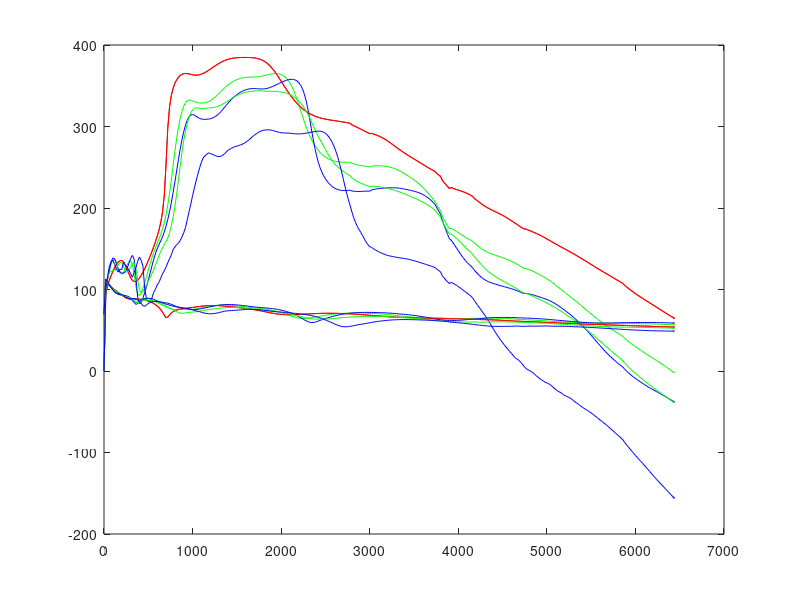

The MATLAB script that drew this image:
clear all
 A03=[   0.0     69.27      0.00
   20.0    111.06     94.22
   40.0    107.12    104.90
   60.0    104.85    111.15
   80.0    102.99    116.96
  100.0    101.29    122.26
  120.0     99.66    126.94
  140.0     98.04    130.84
  160.0     96.41    133.77
  180.0     94.76    135.45
  200.0     93.12    135.57
  220.0     91.56    133.86
  240.0     90.17    130.23
  260.0     89.09    125.11
  280.0     88.42    119.49
  300.0     88.11    114.60
  320.0     88.07    111.28
  340.0     88.14    109.79
  360.0     88.22    109.94
  380.0     88.24    111.43
  400.0     88.17    113.97
  420.0     87.98    117.29
  440.0     87.68    121.22
  460.0     87.24    125.61
  480.0     86.68    130.36
  500.0     85.97    135.42
  520.0     85.11    140.74
  540.0     84.09    146.31
  560.0     82.89    152.16
  580.0     81.47    158.38
  600.0     79.79    165.11
  620.0     77.79    172.71
  640.0     75.35    181.90
  660.0     72.34    194.42
  680.0     68.65    214.89
  700.0     65.45    252.83
  720.0     66.18    297.89
  740.0     68.94    324.18
  760.0     71.24    338.18
  780.0     72.90    346.85
  800.0     74.10    352.83
  820.0     74.96    357.17
  840.0     75.59    360.33
  860.0     76.06    362.57
  880.0     76.41    364.03
  900.0     76.69    364.82
  920.0     76.94    365.08
  940.0     77.18    364.92
  960.0     77.42    364.51
  980.0     77.69    363.99
 1000.0     77.98    363.50
 1020.0     78.29    363.16
 1040.0     78.61    363.03
 1060.0     78.92    363.17
 1080.0     79.22    363.59
 1100.0     79.50    364.27
 1120.0     79.74    365.18
 1140.0     79.95    366.29
 1160.0     80.12    367.55
 1180.0     80.25    368.93
 1200.0     80.34    370.38
 1220.0     80.38    371.87
 1240.0     80.39    373.37
 1260.0     80.35    374.83
 1280.0     80.28    376.23
 1300.0     80.17    377.56
 1320.0     80.04    378.79
 1340.0     79.88    379.90
 1360.0     79.70    380.88
 1380.0     79.49    381.73
 1400.0     79.28    382.46
 1420.0     79.05    383.05
 1440.0     78.81    383.53
 1460.0     78.57    383.90
 1480.0     78.33    384.18
 1500.0     78.08    384.39
 1520.0     77.82    384.53
 1540.0     77.57    384.63
 1560.0     77.31    384.69
 1580.0     77.04    384.72
 1600.0     76.76    384.73
 1620.0     76.47    384.71
 1640.0     76.17    384.65
 1660.0     75.85    384.55
 1680.0     75.52    384.37
 1700.0     75.16    384.12
 1720.0     74.79    383.75
 1740.0     74.40    383.24
 1760.0     74.00    382.57
 1780.0     73.57    381.71
 1800.0     73.14    380.63
 1820.0     72.70    379.30
 1840.0     72.25    377.70
 1860.0     71.81    375.82
 1880.0     71.38    373.65
 1900.0     70.97    371.19
 1920.0     70.58    368.46
 1940.0     70.23    365.48
 1960.0     69.93    362.31
 1980.0     69.66    358.98
 2000.0     69.45    355.56
 2020.0     69.28    352.11
 2040.0     69.17    348.69
 2060.0     69.09    345.33
 2080.0     69.06    342.08
 2100.0     69.06    338.97
 2120.0     69.10    336.02
 2140.0     69.15    333.24
 2160.0     69.23    330.64
 2180.0     69.32    328.21
 2200.0     69.42    325.96
 2220.0     69.54    323.89
 2240.0     69.65    321.99
 2260.0     69.78    320.25
 2280.0     69.90    318.66
 2300.0     70.02    317.23
 2320.0     70.14    315.94
 2340.0     70.25    314.78
 2360.0     70.35    313.76
 2380.0     70.44    312.82
 2400.0     70.53    311.99
 2420.0     70.61    311.25
 2440.0     70.68    310.60
 2460.0     70.73    310.02
 2480.0     70.77    309.51
 2500.0     70.81    309.05
 2520.0     70.82    308.63
 2540.0     70.83    308.24
 2560.0     70.82    307.88
 2580.0     70.80    307.54
 2600.0     70.77    307.21
 2620.0     70.73    306.88
 2640.0     70.68    306.54
 2660.0     70.62    306.21
 2680.0     70.54    305.86
 2700.0     70.46    305.50
 2720.0     70.37    305.13
 2740.0     70.28    304.73
 2760.0     70.17    304.32
 2780.0     70.06    303.88
 2800.0     70.02    301.94
 2820.0     69.85    300.95
 2840.0     69.68    299.92
 2860.0     69.52    298.86
 2880.0     69.36    297.78
 2900.0     69.20    296.70
 2920.0     69.05    295.61
 2940.0     68.89    294.52
 2960.0     68.74    293.42
 2980.0     68.58    292.32
 3000.0     68.41    291.20
 3020.0     68.16    291.57
 3040.0     68.03    290.86
 3060.0     67.88    290.12
 3080.0     67.72    289.31
 3100.0     67.56    288.42
 3120.0     67.38    287.43
 3140.0     67.20    286.34
 3160.0     67.02    285.13
 3180.0     66.85    283.81
 3200.0     66.68    282.40
 3220.0     66.53    280.90
 3240.0     66.38    279.34
 3260.0     66.25    277.74
 3280.0     66.14    276.12
 3300.0     66.03    274.50
 3320.0     65.94    272.91
 3340.0     65.86    271.34
 3360.0     65.79    269.82
 3380.0     65.72    268.34
 3400.0     65.66    266.90
 3420.0     65.59    265.50
 3440.0     65.53    264.14
 3460.0     65.47    262.79
 3480.0     65.40    261.46
 3500.0     65.34    260.13
 3520.0     65.28    258.81
 3540.0     65.21    257.48
 3560.0     65.15    256.15
 3580.0     65.09    254.82
 3600.0     65.03    253.48
 3620.0     64.98    252.15
 3640.0     64.93    250.83
 3660.0     64.89    249.53
 3680.0     64.85    248.25
 3700.0     64.81    247.00
 3720.0     64.78    245.78
 3740.0     64.74    244.60
 3760.0     64.78    241.98
 3780.0     64.71    240.36
 3800.0     64.64    238.78
 3820.0     64.74    233.91
 3840.0     64.58    231.29
 3860.0     64.45    228.72
 3880.0     64.35    226.24
 3900.0     64.27    223.89
 3920.0     64.05    225.17
 3940.0     64.11    224.19
 3960.0     64.14    223.36
 3980.0     64.15    222.63
 4000.0     64.13    221.94
 4020.0     64.09    221.24
 4040.0     64.03    220.51
 4060.0     63.95    219.72
 4080.0     63.86    218.84
 4100.0     63.76    217.87
 4120.0     63.66    216.81
 4140.0     63.56    215.66
 4160.0     63.46    214.45
 4180.0     63.44    211.90
 4200.0     63.33    210.18
 4220.0     63.23    208.46
 4240.0     63.15    206.78
 4260.0     63.09    205.16
 4280.0     63.03    203.63
 4300.0     62.99    202.21
 4320.0     62.94    200.89
 4340.0     62.89    199.66
 4360.0     62.84    198.51
 4380.0     62.77    197.43
 4400.0     62.70    196.38
 4420.0     62.61    195.35
 4440.0     62.51    194.31
 4460.0     62.40    193.25
 4480.0     62.28    192.15
 4500.0     62.15    191.00
 4520.0     62.02    189.79
 4540.0     61.89    188.52
 4560.0     61.76    187.19
 4580.0     61.64    185.81
 4600.0     61.51    184.39
 4620.0     61.40    182.95
 4640.0     61.29    181.48
 4660.0     61.19    180.02
 4680.0     61.09    178.57
 4700.0     61.00    177.13
 4720.0     60.91    175.72
 4740.0     60.82    174.33
 4760.0     60.67    174.29
 4780.0     60.62    173.37
 4800.0     60.56    172.48
 4820.0     60.49    171.60
 4840.0     60.41    170.71
 4860.0     60.32    169.79
 4880.0     60.22    168.84
 4900.0     60.12    167.84
 4920.0     60.01    166.79
 4940.0     59.90    165.69
 4960.0     59.79    164.54
 4980.0     59.69    163.35
 5000.0     59.58    162.12
 5020.0     59.48    160.88
 5040.0     59.39    159.62
 5060.0     59.30    158.36
 5080.0     59.21    157.10
 5100.0     59.12    155.86
 5120.0     59.04    154.63
 5140.0     58.96    153.42
 5160.0     58.87    152.22
 5180.0     58.79    151.04
 5200.0     58.70    149.86
 5220.0     58.61    148.69
 5240.0     58.52    147.51
 5260.0     58.42    146.32
 5280.0     58.32    145.12
 5300.0     58.22    143.90
 5320.0     58.12    142.66
 5340.0     58.02    141.39
 5360.0     57.92    140.10
 5380.0     57.83    138.80
 5400.0     57.73    137.47
 5420.0     57.64    136.13
 5440.0     57.54    134.78
 5460.0     57.46    133.42
 5480.0     57.37    132.06
 5500.0     57.29    130.71
 5520.0     57.21    129.35
 5540.0     57.13    128.01
 5560.0     57.06    126.68
 5580.0     56.98    125.35
 5600.0     56.91    124.04
 5620.0     56.84    122.73
 5640.0     56.77    121.43
 5660.0     56.69    120.14
 5680.0     56.62    118.85
 5700.0     56.55    117.57
 5720.0     56.47    116.29
 5740.0     56.40    115.01
 5760.0     56.33    113.72
 5780.0     56.26    112.44
 5800.0     56.19    111.17
 5820.0     56.12    109.89
 5840.0     56.05    108.63
 5860.0     55.98    107.37
 5880.0     55.97    104.82
 5900.0     55.86    103.14
 5920.0     55.76    101.45
 5940.0     55.67     99.78
 5960.0     55.59     98.14
 5980.0     55.52     96.53
 6000.0     55.45     94.97
 6020.0     55.38     93.45
 6040.0     55.32     91.98
 6060.0     55.25     90.54
 6080.0     55.18     89.14
 6100.0     55.11     87.76
 6120.0     55.04     86.39
 6140.0     54.97     85.04
 6160.0     54.89     83.68
 6180.0     54.81     82.32
 6200.0     54.73     80.95
 6220.0     54.65     79.58
 6240.0     54.56     78.19
 6260.0     54.48     76.80
 6280.0     54.41     75.41
 6300.0     54.33     74.01
 6320.0     54.26     72.62
 6340.0     54.18     71.24
 6360.0     54.11     69.87
 6380.0     54.04     68.52
 6400.0     53.97     67.19
 6420.0     53.91     65.87
 6440.0     53.84     64.58
 6420.8     53.90     65.82];

 A04=[   0.0     69.27      0.00
   20.0    112.78     99.18
   40.0    108.56    113.42
   60.0    105.68    123.23
   80.0    102.99    131.10
  100.0    100.30    136.11
  120.0     97.65    136.98
  140.0     95.38    132.97
  160.0     93.95    125.94
  180.0     93.41    120.33
  200.0     93.27    118.81
  220.0     93.05    120.91
  240.0     92.52    125.10
  260.0     91.58    129.95
  280.0     90.17    133.99
  300.0     88.32    135.35
  320.0     86.19    131.24
  340.0     84.52    119.21
  360.0     84.41    103.68
  380.0     85.60     94.24
  400.0     86.97     92.52
  420.0     88.02     95.66
  440.0     88.66    101.40
  460.0     88.92    108.46
  480.0     88.86    116.10
  500.0     88.51    123.85
  520.0     87.92    131.39
  540.0     87.13    138.50
  560.0     86.18    145.02
  580.0     85.14    150.94
  600.0     84.05    156.37
  620.0     82.96    161.65
  640.0     81.90    167.26
  660.0     80.88    173.76
  680.0     79.86    181.71
  700.0     78.83    191.53
  720.0     77.80    203.55
  740.0     76.82    217.87
  760.0     76.00    234.23
  780.0     75.44    251.78
  800.0     75.18    269.15
  820.0     75.16    285.06
  840.0     75.26    298.71
  860.0     75.37    309.88
  880.0     75.42    318.59
  900.0     75.39    325.00
  920.0     75.33    329.28
  940.0     75.27    331.66
  960.0     75.27    332.51
  980.0     75.37    332.29
 1000.0     75.58    331.50
 1020.0     75.89    330.57
 1040.0     76.27    329.76
 1060.0     76.68    329.19
 1080.0     77.10    328.86
 1100.0     77.53    328.76
 1120.0     77.95    328.86
 1140.0     78.37    329.18
 1160.0     78.78    329.73
 1180.0     79.17    330.55
 1200.0     79.55    331.65
 1220.0     79.90    333.05
 1240.0     80.20    334.71
 1260.0     80.46    336.59
 1280.0     80.67    338.64
 1300.0     80.81    340.79
 1320.0     80.90    342.97
 1340.0     80.93    345.13
 1360.0     80.92    347.21
 1380.0     80.85    349.17
 1400.0     80.75    350.98
 1420.0     80.61    352.63
 1440.0     80.45    354.11
 1460.0     80.26    355.41
 1480.0     80.06    356.55
 1500.0     79.84    357.53
 1520.0     79.60    358.35
 1540.0     79.36    359.02
 1560.0     79.12    359.55
 1580.0     78.87    359.94
 1600.0     78.63    360.21
 1620.0     78.38    360.38
 1640.0     78.15    360.49
 1660.0     77.92    360.56
 1680.0     77.70    360.64
 1700.0     77.48    360.75
 1720.0     77.26    360.92
 1740.0     77.03    361.17
 1760.0     76.79    361.49
 1780.0     76.54    361.89
 1800.0     76.26    362.34
 1820.0     75.95    362.84
 1840.0     75.61    363.34
 1860.0     75.24    363.82
 1880.0     74.83    364.25
 1900.0     74.39    364.60
 1920.0     73.90    364.83
 1940.0     73.38    364.90
 1960.0     72.81    364.77
 1980.0     72.21    364.39
 2000.0     71.56    363.71
 2020.0     70.88    362.65
 2040.0     70.16    361.15
 2060.0     69.41    359.13
 2080.0     68.65    356.51
 2100.0     67.89    353.23
 2120.0     67.15    349.22
 2140.0     66.46    344.47
 2160.0     65.84    339.02
 2180.0     65.32    332.95
 2200.0     64.92    326.45
 2220.0     64.67    319.72
 2240.0     64.55    313.00
 2260.0     64.56    306.49
 2280.0     64.67    300.34
 2300.0     64.88    294.65
 2320.0     65.15    289.46
 2340.0     65.46    284.77
 2360.0     65.82    280.73
 2380.0     66.17    276.99
 2400.0     66.54    273.62
 2420.0     66.92    270.62
 2440.0     67.31    268.01
 2460.0     67.69    265.77
 2480.0     68.07    263.87
 2500.0     68.42    262.28
 2520.0     68.76    260.94
 2540.0     69.07    259.84
 2560.0     69.37    258.92
 2580.0     69.64    258.18
 2600.0     69.89    257.59
 2620.0     70.11    257.12
 2640.0     70.32    256.76
 2660.0     70.50    256.50
 2680.0     70.66    256.31
 2700.0     70.79    256.19
 2720.0     70.91    256.13
 2740.0     71.01    256.10
 2760.0     71.08    256.10
 2780.0     71.14    256.11
 2800.0     71.21    254.74
 2820.0     71.19    254.11
 2840.0     71.18    253.52
 2860.0     71.16    252.98
 2880.0     71.15    252.53
 2900.0     71.12    252.14
 2920.0     71.07    251.79
 2940.0     71.02    251.46
 2960.0     70.94    251.13
 2980.0     70.86    250.76
 3000.0     70.76    250.37
 3020.0     70.62    251.38
 3040.0     70.55    251.59
 3060.0     70.45    251.76
 3080.0     70.33    251.86
 3100.0     70.19    251.88
 3120.0     70.04    251.81
 3140.0     69.87    251.66
 3160.0     69.69    251.43
 3180.0     69.50    251.14
 3200.0     69.30    250.77
 3220.0     69.09    250.33
 3240.0     68.87    249.80
 3260.0     68.63    249.16
 3280.0     68.39    248.40
 3300.0     68.15    247.52
 3320.0     67.91    246.52
 3340.0     67.67    245.40
 3360.0     67.43    244.20
 3380.0     67.20    242.92
 3400.0     66.98    241.60
 3420.0     66.76    240.24
 3440.0     66.54    238.85
 3460.0     66.32    237.43
 3480.0     66.09    235.95
 3500.0     65.86    234.41
 3520.0     65.63    232.79
 3540.0     65.39    231.06
 3560.0     65.16    229.22
 3580.0     64.93    227.25
 3600.0     64.70    225.16
 3620.0     64.48    222.94
 3640.0     64.28    220.60
 3660.0     64.09    218.14
 3680.0     63.91    215.57
 3700.0     63.76    212.91
 3720.0     63.64    210.17
 3740.0     63.54    207.39
 3760.0     63.50    203.23
 3780.0     63.42    199.80
 3800.0     63.39    196.43
 3820.0     63.47    190.10
 3840.0     63.42    185.63
 3860.0     63.45    181.52
 3880.0     63.52    177.86
 3900.0     63.62    174.63
 3920.0     63.64    175.00
 3940.0     63.82    173.75
 3960.0     63.95    172.55
 3980.0     64.03    171.26
 4000.0     64.09    169.85
 4020.0     64.15    168.34
 4040.0     64.21    166.81
 4060.0     64.29    165.32
 4080.0     64.37    163.95
 4100.0     64.45    162.70
 4120.0     64.51    161.56
 4140.0     64.56    160.48
 4160.0     64.58    159.40
 4180.0     64.63    157.06
 4200.0     64.60    155.30
 4220.0     64.59    153.52
 4240.0     64.61    151.78
 4260.0     64.65    150.16
 4280.0     64.70    148.69
 4300.0     64.75    147.40
 4320.0     64.80    146.27
 4340.0     64.84    145.27
 4360.0     64.86    144.37
 4380.0     64.86    143.54
 4400.0     64.85    142.75
 4420.0     64.82    141.98
 4440.0     64.78    141.22
 4460.0     64.73    140.47
 4480.0     64.66    139.72
 4500.0     64.59    138.96
 4520.0     64.50    138.19
 4540.0     64.39    137.38
 4560.0     64.28    136.53
 4580.0     64.15    135.62
 4600.0     64.02    134.64
 4620.0     63.88    133.57
 4640.0     63.74    132.43
 4660.0     63.60    131.22
 4680.0     63.47    129.95
 4700.0     63.34    128.65
 4720.0     63.21    127.33
 4740.0     63.09    125.99
 4760.0     62.93    125.90
 4780.0     62.85    125.13
 4800.0     62.75    124.34
 4820.0     62.63    123.47
 4840.0     62.50    122.51
 4860.0     62.36    121.47
 4880.0     62.23    120.36
 4900.0     62.10    119.22
 4920.0     61.97    118.06
 4940.0     61.83    116.88
 4960.0     61.69    115.69
 4980.0     61.54    114.46
 5000.0     61.38    113.16
 5020.0     61.22    111.78
 5040.0     61.06    110.30
 5060.0     60.90    108.73
 5080.0     60.75    107.07
 5100.0     60.62    105.34
 5120.0     60.49    103.59
 5140.0     60.37    101.83
 5160.0     60.26    100.07
 5180.0     60.16     98.34
 5200.0     60.06     96.62
 5220.0     59.97     94.91
 5240.0     59.87     93.19
 5260.0     59.77     91.47
 5280.0     59.68     89.73
 5300.0     59.59     87.96
 5320.0     59.50     86.19
 5340.0     59.42     84.40
 5360.0     59.34     82.61
 5380.0     59.27     80.81
 5400.0     59.20     79.02
 5420.0     59.14     77.22
 5440.0     59.07     75.43
 5460.0     59.01     73.62
 5480.0     58.96     71.82
 5500.0     58.91     70.01
 5520.0     58.87     68.21
 5540.0     58.84     66.43
 5560.0     58.81     64.67
 5580.0     58.79     62.94
 5600.0     58.77     61.26
 5620.0     58.75     59.61
 5640.0     58.74     58.01
 5660.0     58.73     56.44
 5680.0     58.71     54.92
 5700.0     58.70     53.42
 5720.0     58.69     52.01
 5740.0     58.67     50.58
 5760.0     58.65     49.15
 5780.0     58.62     47.74
 5800.0     58.60     46.36
 5820.0     58.58     45.00
 5840.0     58.56     43.68
 5860.0     58.54     42.39
 5880.0     58.53     39.90
 5900.0     58.46     38.07
 5920.0     58.40     36.28
 5940.0     58.35     34.55
 5960.0     58.31     32.91
 5980.0     58.27     31.34
 6000.0     58.23     29.83
 6020.0     58.18     28.35
 6040.0     58.13     26.88
 6060.0     58.07     25.41
 6080.0     58.01     23.94
 6100.0     57.96     22.48
 6120.0     57.90     21.03
 6140.0     57.85     19.61
 6160.0     57.79     18.22
 6180.0     57.72     16.85
 6200.0     57.66     15.50
 6220.0     57.58     14.14
 6240.0     57.50     12.77
 6260.0     57.41     11.36
 6280.0     57.32      9.92
 6300.0     57.24      8.43
 6320.0     57.15      6.92
 6340.0     57.07      5.39
 6360.0     56.99      3.85
 6380.0     56.92      2.32
 6400.0     56.84      0.79
 6420.0     56.77     -0.73
 6440.0     56.70     -2.23
 6420.8     56.77     -0.79];

 A05=[   0.0     69.27      0.00
   20.0    112.96     96.15
   40.0    108.99    111.85
   60.0    106.16    123.85
   80.0    103.28    133.54
  100.0    100.24    138.84
  120.0     97.36    137.89
  140.0     95.25    131.74
  160.0     94.14    125.34
  180.0     93.53    121.69
  200.0     93.07    120.13
  220.0     92.73    119.95
  240.0     92.42    121.71
  260.0     91.98    125.77
  280.0     91.16    131.70
  300.0     89.70    137.99
  320.0     87.40    141.85
  340.0     84.23    137.36
  360.0     81.72    115.46
  380.0     82.84     90.52
  400.0     85.27     82.65
  420.0     87.07     84.37
  440.0     88.21     89.64
  460.0     88.88     96.31
  480.0     89.23    103.71
  500.0     89.30    111.64
  520.0     89.12    119.95
  540.0     88.67    128.34
  560.0     87.98    136.38
  580.0     87.08    143.63
  600.0     86.07    149.78
  620.0     85.06    154.90
  640.0     84.15    159.52
  660.0     83.37    164.44
  680.0     82.68    170.31
  700.0     82.03    177.44
  720.0     81.38    185.86
  740.0     80.74    195.54
  760.0     80.13    206.48
  780.0     79.58    218.62
  800.0     79.10    231.75
  820.0     78.68    245.44
  840.0     78.31    259.09
  860.0     77.95    272.03
  880.0     77.60    283.69
  900.0     77.22    293.63
  920.0     76.82    301.65
  940.0     76.41    307.68
  960.0     76.03    311.78
  980.0     75.69    314.06
 1000.0     75.45    314.68
 1020.0     75.35    314.00
 1040.0     75.44    312.58
 1060.0     75.71    311.04
 1080.0     76.09    309.85
 1100.0     76.53    309.16
 1120.0     76.98    308.87
 1140.0     77.42    308.81
 1160.0     77.85    308.89
 1180.0     78.29    309.10
 1200.0     78.73    309.51
 1220.0     79.17    310.18
 1240.0     79.61    311.16
 1260.0     80.03    312.47
 1280.0     80.42    314.12
 1300.0     80.77    316.08
 1320.0     81.07    318.31
 1340.0     81.31    320.76
 1360.0     81.48    323.35
 1380.0     81.59    325.98
 1400.0     81.63    328.56
 1420.0     81.61    331.04
 1440.0     81.54    333.37
 1460.0     81.42    335.50
 1480.0     81.27    337.43
 1500.0     81.09    339.16
 1520.0     80.89    340.69
 1540.0     80.67    342.03
 1560.0     80.43    343.19
 1580.0     80.18    344.18
 1600.0     79.92    345.01
 1620.0     79.65    345.67
 1640.0     79.38    346.14
 1660.0     79.10    346.44
 1680.0     78.83    346.56
 1700.0     78.58    346.53
 1720.0     78.34    346.41
 1740.0     78.12    346.24
 1760.0     77.92    346.10
 1780.0     77.74    346.04
 1800.0     77.57    346.11
 1820.0     77.40    346.35
 1840.0     77.22    346.77
 1860.0     77.03    347.35
 1880.0     76.81    348.09
 1900.0     76.56    348.95
 1920.0     76.28    349.90
 1940.0     75.95    350.92
 1960.0     75.59    351.96
 1980.0     75.18    353.02
 2000.0     74.72    354.06
 2020.0     74.22    355.05
 2040.0     73.66    355.96
 2060.0     73.04    356.75
 2080.0     72.37    357.39
 2100.0     71.62    357.82
 2120.0     70.81    357.96
 2140.0     69.92    357.75
 2160.0     68.95    357.06
 2180.0     67.90    355.77
 2200.0     66.77    353.71
 2220.0     65.56    350.65
 2240.0     64.30    346.31
 2260.0     63.01    340.38
 2280.0     61.76    332.53
 2300.0     60.66    322.58
 2320.0     59.86    310.74
 2340.0     59.47    297.88
 2360.0     59.52    285.47
 2380.0     59.90    273.95
 2400.0     60.54    264.09
 2420.0     61.29    255.95
 2440.0     62.09    249.33
 2460.0     62.88    243.93
 2480.0     63.64    239.48
 2500.0     64.37    235.78
 2520.0     65.06    232.67
 2540.0     65.71    230.06
 2560.0     66.33    227.88
 2580.0     66.92    226.08
 2600.0     67.48    224.63
 2620.0     68.00    223.49
 2640.0     68.50    222.64
 2660.0     68.95    222.03
 2680.0     69.37    221.63
 2700.0     69.76    221.43
 2720.0     70.11    221.38
 2740.0     70.43    221.46
 2760.0     70.71    221.65
 2780.0     70.96    221.91
 2800.0     71.21    220.85
 2820.0     71.35    220.60
 2840.0     71.49    220.42
 2860.0     71.61    220.32
 2880.0     71.72    220.30
 2900.0     71.81    220.36
 2920.0     71.87    220.45
 2940.0     71.91    220.56
 2960.0     71.92    220.65
 2980.0     71.92    220.70
 3000.0     71.90    220.70
 3020.0     71.83    222.09
 3040.0     71.83    222.62
 3060.0     71.81    223.10
 3080.0     71.76    223.50
 3100.0     71.70    223.83
 3120.0     71.62    224.08
 3140.0     71.54    224.28
 3160.0     71.44    224.43
 3180.0     71.34    224.56
 3200.0     71.22    224.66
 3220.0     71.09    224.75
 3240.0     70.95    224.81
 3260.0     70.79    224.83
 3280.0     70.62    224.79
 3300.0     70.43    224.68
 3320.0     70.24    224.49
 3340.0     70.04    224.22
 3360.0     69.83    223.89
 3380.0     69.62    223.50
 3400.0     69.41    223.07
 3420.0     69.18    222.62
 3440.0     68.96    222.16
 3460.0     68.72    221.67
 3480.0     68.46    221.16
 3500.0     68.19    220.61
 3520.0     67.91    220.00
 3540.0     67.61    219.30
 3560.0     67.29    218.50
 3580.0     66.95    217.58
 3600.0     66.60    216.52
 3620.0     66.24    215.31
 3640.0     65.87    213.93
 3660.0     65.49    212.38
 3680.0     65.10    210.62
 3700.0     64.70    208.65
 3720.0     64.30    206.44
 3740.0     63.91    203.96
 3760.0     63.57    199.88
 3780.0     63.16    196.15
 3800.0     62.80    192.12
 3820.0     62.57    184.77
 3840.0     62.23    178.87
 3860.0     62.02    173.04
 3880.0     61.91    167.46
 3900.0     61.86    162.23
 3920.0     61.78    160.55
 3940.0     61.90    157.30
 3960.0     62.00    154.15
 3980.0     62.08    150.94
 4000.0     62.17    147.67
 4020.0     62.29    144.39
 4040.0     62.45    141.22
 4060.0     62.63    138.25
 4080.0     62.84    135.55
 4100.0     63.05    133.13
 4120.0     63.25    130.94
 4140.0     63.43    128.91
 4160.0     63.61    126.98
 4180.0     63.80    123.89
 4200.0     63.92    121.49
 4220.0     64.07    119.17
 4240.0     64.24    116.99
 4260.0     64.43    115.03
 4280.0     64.63    113.33
 4300.0     64.83    111.89
 4320.0     65.01    110.67
 4340.0     65.18    109.64
 4360.0     65.32    108.75
 4380.0     65.44    107.95
 4400.0     65.53    107.23
 4420.0     65.61    106.54
 4440.0     65.67    105.88
 4460.0     65.71    105.23
 4480.0     65.74    104.61
 4500.0     65.75    104.00
 4520.0     65.75    103.41
 4540.0     65.74    102.82
 4560.0     65.71    102.22
 4580.0     65.67    101.60
 4600.0     65.61    100.94
 4620.0     65.54    100.22
 4640.0     65.46     99.45
 4660.0     65.38     98.63
 4680.0     65.30     97.75
 4700.0     65.21     96.84
 4720.0     65.13     95.91
 4740.0     65.04     94.97
 4760.0     64.92     95.28
 4780.0     64.87     94.89
 4800.0     64.79     94.49
 4820.0     64.70     94.03
 4840.0     64.59     93.50
 4860.0     64.47     92.90
 4880.0     64.35     92.23
 4900.0     64.22     91.52
 4920.0     64.09     90.79
 4940.0     63.96     90.04
 4960.0     63.81     89.29
 4980.0     63.65     88.51
 5000.0     63.48     87.70
 5020.0     63.30     86.81
 5040.0     63.11     85.83
 5060.0     62.91     84.75
 5080.0     62.70     83.54
 5100.0     62.50     82.23
 5120.0     62.30     80.82
 5140.0     62.10     79.34
 5160.0     61.91     77.81
 5180.0     61.73     76.25
 5200.0     61.55     74.65
 5220.0     61.36     73.04
 5240.0     61.18     71.38
 5260.0     61.00     69.67
 5280.0     60.81     67.89
 5300.0     60.62     66.04
 5320.0     60.44     64.10
 5340.0     60.26     62.09
 5360.0     60.09     60.00
 5380.0     59.92     57.85
 5400.0     59.76     55.64
 5420.0     59.62     53.38
 5440.0     59.48     51.07
 5460.0     59.35     48.71
 5480.0     59.23     46.29
 5500.0     59.12     43.83
 5520.0     59.03     41.33
 5540.0     58.95     38.79
 5560.0     58.89     36.24
 5580.0     58.85     33.70
 5600.0     58.82     31.18
 5620.0     58.81     28.72
 5640.0     58.82     26.31
 5660.0     58.83     23.98
 5680.0     58.86     21.72
 5700.0     58.89     19.54
 5720.0     58.93     17.53
 5740.0     58.97     15.48
 5760.0     59.01     13.48
 5780.0     59.06     11.54
 5800.0     59.11      9.68
 5820.0     59.17      7.92
 5840.0     59.22      6.25
 5860.0     59.27      4.65
 5880.0     59.34      1.92
 5900.0     59.34     -0.12
 5920.0     59.36     -2.11
 5940.0     59.38     -4.00
 5960.0     59.41     -5.79
 5980.0     59.44     -7.49
 6000.0     59.47     -9.10
 6020.0     59.49    -10.65
 6040.0     59.50    -12.15
 6060.0     59.51    -13.63
 6080.0     59.52    -15.09
 6100.0     59.52    -16.52
 6120.0     59.53    -17.91
 6140.0     59.53    -19.26
 6160.0     59.53    -20.56
 6180.0     59.52    -21.81
 6200.0     59.51    -23.02
 6220.0     59.48    -24.21
 6240.0     59.45    -25.39
 6260.0     59.40    -26.58
 6280.0     59.35    -27.78
 6300.0     59.30    -29.01
 6320.0     59.24    -30.27
 6340.0     59.17    -31.55
 6360.0     59.11    -32.85
 6380.0     59.05    -34.15
 6400.0     58.98    -35.46
 6420.0     58.92    -36.76
 6440.0     58.85    -38.06
 6420.8     58.91    -36.81];

A70=A03;
A75=[    0.0     69.27      0.00
   20.0    112.35     98.90
   40.0    107.87    113.58
   60.0    104.66    120.47
   80.0    102.01    123.00
  100.0    100.10    122.87
  120.0     98.81    123.38
  140.0     97.72    126.12
  160.0     96.44    130.14
  180.0     94.83    133.26
  200.0     93.04    133.11
  220.0     91.54    128.76
  240.0     90.84    123.25
  260.0     90.71    121.12
  280.0     90.51    123.25
  300.0     89.85    127.72
  320.0     88.56    131.92
  340.0     86.67    132.66
  360.0     84.62    126.04
  380.0     83.61    111.87
  400.0     84.26     99.81
  420.0     85.44     95.85
  440.0     86.33     97.40
  460.0     86.79    101.34
  480.0     86.90    105.91
  500.0     86.78    110.37
  520.0     86.55    114.68
  540.0     86.26    119.14
  560.0     85.89    124.09
  580.0     85.40    129.61
  600.0     84.72    135.48
  620.0     83.85    141.28
  640.0     82.80    146.57
  660.0     81.66    151.06
  680.0     80.51    154.86
  700.0     79.45    158.61
  720.0     78.47    163.22
  740.0     77.52    169.50
  760.0     76.49    177.91
  780.0     75.33    188.57
  800.0     74.07    201.53
  820.0     72.80    216.70
  840.0     71.72    233.66
  860.0     71.03    251.30
  880.0     70.81    268.01
  900.0     70.96    282.52
  920.0     71.30    294.43
  940.0     71.69    303.92
  960.0     72.01    311.29
  980.0     72.25    316.73
 1000.0     72.40    320.33
 1020.0     72.54    322.26
 1040.0     72.73    322.85
 1060.0     73.00    322.66
 1080.0     73.37    322.25
 1100.0     73.78    322.01
 1120.0     74.20    322.04
 1140.0     74.58    322.26
 1160.0     74.94    322.53
 1180.0     75.26    322.76
 1200.0     75.57    322.96
 1220.0     75.88    323.18
 1240.0     76.19    323.49
 1260.0     76.49    323.96
 1280.0     76.77    324.59
 1300.0     77.03    325.40
 1320.0     77.27    326.35
 1340.0     77.48    327.45
 1360.0     77.65    328.68
 1380.0     77.79    330.02
 1400.0     77.88    331.43
 1420.0     77.94    332.88
 1440.0     77.95    334.30
 1460.0     77.91    335.66
 1480.0     77.85    336.90
 1500.0     77.76    338.02
 1520.0     77.64    339.01
 1540.0     77.51    339.89
 1560.0     77.36    340.67
 1580.0     77.20    341.35
 1600.0     77.03    341.94
 1620.0     76.85    342.45
 1640.0     76.65    342.86
 1660.0     76.45    343.19
 1680.0     76.24    343.44
 1700.0     76.02    343.61
 1720.0     75.80    343.71
 1740.0     75.57    343.74
 1760.0     75.35    343.71
 1780.0     75.12    343.64
 1800.0     74.88    343.55
 1820.0     74.65    343.44
 1840.0     74.41    343.34
 1860.0     74.16    343.24
 1880.0     73.91    343.16
 1900.0     73.64    343.08
 1920.0     73.35    342.99
 1940.0     73.04    342.89
 1960.0     72.72    342.74
 1980.0     72.38    342.53
 2000.0     72.01    342.25
 2020.0     71.63    341.88
 2040.0     71.23    341.40
 2060.0     70.80    340.80
 2080.0     70.36    340.04
 2100.0     69.90    339.12
 2120.0     69.42    338.01
 2140.0     68.92    336.67
 2160.0     68.41    335.10
 2180.0     67.90    333.25
 2200.0     67.37    331.10
 2220.0     66.85    328.62
 2240.0     66.34    325.81
 2260.0     65.84    322.64
 2280.0     65.37    319.13
 2300.0     64.94    315.30
 2320.0     64.55    311.19
 2340.0     64.21    306.84
 2360.0     63.76    301.42
 2380.0     63.66    296.45
 2400.0     63.61    291.91
 2420.0     63.59    287.73
 2440.0     63.58    283.76
 2460.0     63.56    279.83
 2480.0     63.57    275.86
 2500.0     63.62    271.85
 2520.0     63.71    267.88
 2540.0     63.87    264.08
 2560.0     64.07    260.59
 2580.0     64.30    257.47
 2600.0     64.54    254.75
 2620.0     64.78    252.38
 2640.0     65.01    250.30
 2660.0     65.22    248.43
 2680.0     65.41    246.71
 2700.0     65.58    245.09
 2720.0     65.74    243.55
 2740.0     65.90    242.10
 2760.0     66.05    240.73
 2780.0     66.20    239.48
 2800.0     66.39    236.89
 2820.0     66.49    235.29
 2840.0     66.59    233.84
 2860.0     66.69    232.56
 2880.0     66.79    231.42
 2900.0     66.87    230.42
 2920.0     66.93    229.51
 2940.0     66.98    228.66
 2960.0     67.01    227.84
 2980.0     67.03    227.04
 3000.0     67.03    226.25
 3020.0     66.98    226.84
 3040.0     67.02    226.70
 3060.0     67.02    226.55
 3080.0     67.00    226.36
 3100.0     66.95    226.11
 3120.0     66.90    225.79
 3140.0     66.83    225.40
 3160.0     66.75    224.96
 3180.0     66.67    224.47
 3200.0     66.58    223.96
 3220.0     66.48    223.43
 3240.0     66.38    222.88
 3260.0     66.27    222.30
 3280.0     66.15    221.68
 3300.0     66.02    221.02
 3320.0     65.88    220.31
 3340.0     65.74    219.55
 3360.0     65.60    218.73
 3380.0     65.46    217.88
 3400.0     65.31    216.99
 3420.0     65.17    216.09
 3440.0     65.02    215.17
 3460.0     64.87    214.24
 3480.0     64.71    213.31
 3500.0     64.55    212.38
 3520.0     64.38    211.42
 3540.0     64.21    210.43
 3560.0     64.03    209.41
 3580.0     63.83    208.34
 3600.0     63.64    207.20
 3620.0     63.43    206.00
 3640.0     63.22    204.73
 3660.0     63.01    203.38
 3680.0     62.80    201.96
 3700.0     62.58    200.45
 3720.0     62.37    198.86
 3740.0     62.16    197.18
 3760.0     61.99    193.86
 3780.0     61.76    191.42
 3800.0     61.55    188.93
 3820.0     61.43    183.26
 3840.0     61.15    179.27
 3860.0     60.94    175.33
 3880.0     60.79    171.56
 3900.0     60.67    168.02
 3920.0     60.50    167.95
 3940.0     60.51    166.19
 3960.0     60.48    164.47
 3980.0     60.41    162.66
 4000.0     60.33    160.69
 4020.0     60.25    158.55
 4040.0     60.18    156.30
 4060.0     60.13    154.00
 4080.0     60.11    151.75
 4100.0     60.09    149.58
 4120.0     60.09    147.52
 4140.0     60.07    145.54
 4160.0     60.06    143.61
 4180.0     60.07    140.44
 4200.0     60.01    137.95
 4220.0     59.97    135.42
 4240.0     59.95    132.91
 4260.0     59.95    130.46
 4280.0     59.98    128.11
 4300.0     60.03    125.90
 4320.0     60.08    123.84
 4340.0     60.14    121.95
 4360.0     60.20    120.22
 4380.0     60.25    118.62
 4400.0     60.29    117.13
 4420.0     60.32    115.73
 4440.0     60.34    114.40
 4460.0     60.35    113.12
 4480.0     60.34    111.87
 4500.0     60.33    110.65
 4520.0     60.30    109.45
 4540.0     60.27    108.25
 4560.0     60.22    107.06
 4580.0     60.17    105.85
 4600.0     60.11    104.64
 4620.0     60.04    103.40
 4640.0     59.97    102.14
 4660.0     59.90    100.85
 4680.0     59.82     99.54
 4700.0     59.74     98.21
 4720.0     59.66     96.86
 4740.0     59.58     95.50
 4760.0     59.48     95.37
 4780.0     59.44     94.57
 4800.0     59.38     93.76
 4820.0     59.30     92.89
 4840.0     59.22     91.94
 4860.0     59.13     90.93
 4880.0     59.04     89.86
 4900.0     58.95     88.77
 4920.0     58.86     87.67
 4940.0     58.77     86.58
 4960.0     58.67     85.50
 4980.0     58.57     84.44
 5000.0     58.46     83.37
 5020.0     58.34     82.28
 5040.0     58.22     81.15
 5060.0     58.08     79.96
 5080.0     57.95     78.72
 5100.0     57.81     77.42
 5120.0     57.68     76.07
 5140.0     57.54     74.68
 5160.0     57.41     73.26
 5180.0     57.28     71.83
 5200.0     57.16     70.39
 5220.0     57.03     68.94
 5240.0     56.90     67.49
 5260.0     56.77     66.02
 5280.0     56.64     64.52
 5300.0     56.50     63.00
 5320.0     56.37     61.45
 5340.0     56.23     59.86
 5360.0     56.09     58.23
 5380.0     55.96     56.57
 5400.0     55.83     54.88
 5420.0     55.70     53.16
 5440.0     55.57     51.42
 5460.0     55.45     49.65
 5480.0     55.33     47.86
 5500.0     55.21     46.04
 5520.0     55.10     44.20
 5540.0     54.99     42.34
 5560.0     54.88     40.46
 5580.0     54.78     38.56
 5600.0     54.69     36.65
 5620.0     54.60     34.73
 5640.0     54.51     32.81
 5660.0     54.43     30.90
 5680.0     54.36     28.99
 5700.0     54.29     27.09
 5720.0     54.24     25.19
 5740.0     54.18     23.38
 5760.0     54.11     21.57
 5780.0     54.05     19.73
 5800.0     53.99     17.89
 5820.0     53.94     16.03
 5840.0     53.89     14.20
 5860.0     53.85     12.39
 5880.0     53.85      9.37
 5900.0     53.78      7.12
 5920.0     53.73      4.93
 5940.0     53.69      2.83
 5960.0     53.65      0.83
 5980.0     53.62     -1.09
 6000.0     53.58     -2.95
 6020.0     53.54     -4.77
 6040.0     53.49     -6.57
 6060.0     53.45     -8.36
 6080.0     53.40    -10.16
 6100.0     53.36    -11.94
 6120.0     53.32    -13.69
 6140.0     53.28    -15.42
 6160.0     53.25    -17.10
 6180.0     53.21    -18.75
 6200.0     53.17    -20.36
 6220.0     53.12    -21.94
 6240.0     53.07    -23.51
 6260.0     53.02    -25.07
 6280.0     52.97    -26.63
 6300.0     52.91    -28.21
 6320.0     52.85    -29.79
 6340.0     52.79    -31.38
 6360.0     52.73    -32.96
 6380.0     52.67    -34.54
 6400.0     52.62    -36.11
 6420.0     52.56    -37.67
 6440.0     52.51    -39.21
 6420.8     52.56    -37.73]; 

 A80=[    0.0     69.27      0.00
   20.0    112.79    101.06
   40.0    108.90    116.05
   60.0    105.43    128.02
   80.0    102.42    134.18
  100.0     99.13    136.18
  120.0     97.03    130.58
  140.0     95.40    124.84
  160.0     95.38    121.30
  180.0     94.39    124.89
  200.0     94.05    124.46
  220.0     92.83    133.66
  240.0     90.67    129.74
  260.0     90.07    127.08
  280.0     88.97    123.98
  300.0     88.46    119.43
  320.0     88.73    115.07
  340.0     89.13    120.72
  360.0     88.46    126.44
  380.0     87.62    134.56
  400.0     85.14    139.79
  420.0     83.08    135.64
  440.0     80.07    128.63
  460.0     79.36    100.32
  480.0     81.20     88.20
  500.0     82.74     85.04
  520.0     83.86     84.95
  540.0     85.04     89.15
  560.0     85.25     96.31
  580.0     85.25    100.19
  600.0     85.16    105.45
  620.0     84.94    108.63
  640.0     84.90    113.88
  660.0     84.40    119.12
  680.0     83.97    122.92
  700.0     83.59    127.30
  720.0     83.12    132.85
  740.0     82.40    137.61
  760.0     81.86    142.46
  780.0     80.94    148.79
  800.0     79.88    152.13
  820.0     79.00    155.07
  840.0     78.27    156.79
  860.0     77.88    160.05
  880.0     77.43    164.56
  900.0     77.09    169.57
  920.0     76.92    175.97
  940.0     76.72    185.48
  960.0     76.12    195.47
  980.0     75.62    204.65
 1000.0     75.05    215.20
 1020.0     74.35    224.48
 1040.0     73.78    233.22
 1060.0     73.23    241.50
 1080.0     72.72    249.42
 1100.0     72.11    256.39
 1120.0     71.45    261.57
 1140.0     70.88    264.01
 1160.0     70.67    265.84
 1180.0     70.35    267.70
 1200.0     70.15    266.85
 1220.0     70.26    266.01
 1240.0     70.45    265.08
 1260.0     70.78    264.07
 1280.0     71.22    263.29
 1300.0     71.73    263.14
 1320.0     72.29    263.49
 1340.0     72.82    264.73
 1360.0     73.29    266.38
 1380.0     73.67    268.68
 1400.0     73.86    270.78
 1420.0     74.03    272.07
 1440.0     74.22    273.30
 1460.0     74.36    274.47
 1480.0     74.48    275.32
 1500.0     74.63    275.98
 1520.0     74.79    276.63
 1540.0     74.97    277.31
 1560.0     75.15    278.22
 1580.0     75.33    279.25
 1600.0     75.50    280.65
 1620.0     75.62    282.25
 1640.0     75.70    283.97
 1660.0     75.73    285.91
 1680.0     75.68    287.87
 1700.0     75.57    289.56
 1720.0     75.43    291.07
 1740.0     75.26    292.56
 1760.0     75.04    293.78
 1780.0     74.79    294.73
 1800.0     74.52    295.36
 1820.0     74.25    295.77
 1840.0     73.97    295.90
 1860.0     73.71    295.88
 1880.0     73.44    295.70
 1900.0     73.18    295.26
 1920.0     72.95    294.62
 1940.0     72.75    293.96
 1960.0     72.57    293.31
 1980.0     72.42    292.74
 2000.0     72.28    292.33
 2020.0     72.13    292.14
 2040.0     71.96    292.06
 2060.0     71.77    291.99
 2080.0     71.56    291.89
 2100.0     71.34    291.72
 2120.0     71.12    291.48
 2140.0     70.90    291.26
 2160.0     70.68    291.08
 2180.0     70.46    290.94
 2200.0     70.23    290.89
 2220.0     69.99    290.97
 2240.0     69.73    291.18
 2260.0     69.45    291.45
 2280.0     69.13    291.79
 2300.0     68.79    292.19
 2320.0     68.40    292.61
 2340.0     67.98    293.03
 2360.0     67.51    293.45
 2380.0     67.00    293.84
 2400.0     66.43    294.15
 2420.0     65.80    294.34
 2440.0     65.09    294.28
 2460.0     64.33    293.86
 2480.0     63.51    292.99
 2500.0     62.64    291.62
 2520.0     61.73    289.67
 2540.0     60.79    287.07
 2560.0     59.84    283.79
 2580.0     58.88    279.76
 2600.0     57.92    274.89
 2620.0     56.99    269.07
 2640.0     56.12    262.22
 2660.0     55.36    254.33
 2680.0     54.77    245.57
 2700.0     54.39    236.28
 2720.0     54.24    226.94
 2740.0     54.30    218.03
 2760.0     54.52    209.90
 2780.0     54.83    202.63
 2800.0     55.19    194.70
 2820.0     55.58    187.98
 2840.0     56.07    182.21
 2860.0     56.54    177.47
 2880.0     56.98    173.37
 2900.0     57.34    169.98
 2920.0     57.59    166.18
 2940.0     57.93    161.86
 2960.0     58.38    158.06
 2980.0     58.83    154.97
 3000.0     59.27    152.45
 3020.0     59.59    151.68
 3040.0     59.99    150.21
 3060.0     60.34    148.85
 3080.0     60.67    147.59
 3100.0     60.96    146.45
 3120.0     61.24    145.36
 3140.0     61.49    144.32
 3160.0     61.74    143.39
 3180.0     61.97    142.57
 3200.0     62.19    141.86
 3220.0     62.39    141.31
 3240.0     62.55    140.89
 3260.0     62.69    140.48
 3280.0     62.80    140.04
 3300.0     62.89    139.59
 3320.0     62.98    139.17
 3340.0     63.05    138.82
 3360.0     63.10    138.51
 3380.0     63.12    138.20
 3400.0     63.12    137.86
 3420.0     63.10    137.47
 3440.0     63.07    137.02
 3460.0     63.03    136.50
 3480.0     62.98    135.94
 3500.0     62.93    135.33
 3520.0     62.87    134.70
 3540.0     62.80    134.04
 3560.0     62.73    133.37
 3580.0     62.66    132.71
 3600.0     62.57    132.04
 3620.0     62.47    131.36
 3640.0     62.37    130.64
 3660.0     62.26    129.90
 3680.0     62.15    129.15
 3700.0     62.03    128.39
 3720.0     61.91    127.62
 3740.0     61.77    126.85
 3760.0     61.63    124.68
 3780.0     61.43    123.16
 3800.0     61.26    121.64
 3820.0     61.30    116.80
 3840.0     60.99    114.19
 3860.0     60.77    111.50
 3880.0     60.58    109.28
 3900.0     60.35    107.32
 3920.0     59.86    108.72
 3940.0     59.72    107.61
 3960.0     59.54    106.47
 3980.0     59.33    105.09
 4000.0     59.13    103.61
 4020.0     58.91    102.04
 4040.0     58.71    100.33
 4060.0     58.52     98.67
 4080.0     58.31     97.12
 4100.0     58.08     95.49
 4120.0     57.84     93.82
 4140.0     57.57     92.07
 4160.0     57.28     90.06
 4180.0     57.03     86.52
 4200.0     56.73     83.50
 4220.0     56.48     80.48
 4240.0     56.24     77.50
 4260.0     56.01     74.48
 4280.0     55.80     71.43
 4300.0     55.58     68.37
 4320.0     55.36     65.21
 4340.0     55.15     61.79
 4360.0     54.98     58.13
 4380.0     54.86     54.39
 4400.0     54.79     50.72
 4420.0     54.75     47.20
 4440.0     54.74     43.88
 4460.0     54.74     40.75
 4480.0     54.75     37.75
 4500.0     54.75     34.82
 4520.0     54.77     31.96
 4540.0     54.79     29.21
 4560.0     54.82     26.60
 4580.0     54.84     24.09
 4600.0     54.86     21.64
 4620.0     54.87     19.24
 4640.0     55.17     16.31
 4660.0     55.15     14.97
 4680.0     55.07     13.38
 4700.0     54.95     11.40
 4720.0     54.83      8.88
 4740.0     54.77      6.00
 4760.0     54.83      3.48
 4780.0     54.98      1.92
 4800.0     55.06      0.73
 4820.0     55.07     -0.46
 4840.0     55.04     -1.94
 4860.0     55.01     -3.76
 4880.0     55.01     -5.76
 4900.0     55.05     -7.67
 4920.0     55.10     -9.33
 4940.0     55.14    -10.78
 4960.0     55.15    -12.15
 4980.0     55.30    -13.86
 5000.0     55.28    -14.61
 5020.0     55.19    -15.55
 5040.0     55.06    -16.93
 5060.0     54.95    -18.80
 5080.0     54.90    -20.90
 5100.0     54.91    -22.83
 5120.0     54.95    -24.38
 5140.0     54.96    -25.59
 5160.0     54.92    -26.70
 5180.0     54.87    -28.67
 5200.0     54.86    -29.89
 5220.0     54.82    -30.91
 5240.0     54.74    -31.87
 5260.0     54.61    -33.02
 5280.0     54.46    -34.52
 5300.0     54.35    -36.28
 5320.0     54.27    -38.04
 5340.0     54.20    -39.65
 5360.0     54.13    -41.11
 5380.0     54.02    -42.71
 5400.0     53.94    -44.32
 5420.0     53.87    -45.86
 5440.0     53.80    -47.23
 5460.0     53.70    -48.52
 5480.0     53.56    -49.89
 5500.0     53.42    -51.45
 5520.0     53.28    -53.15
 5540.0     53.16    -54.87
 5560.0     53.04    -56.53
 5580.0     52.90    -58.26
 5600.0     52.78    -60.00
 5620.0     52.66    -61.71
 5640.0     52.53    -63.43
 5660.0     52.40    -65.17
 5680.0     52.25    -66.98
 5700.0     52.12    -68.86
 5720.0     51.98    -70.78
 5740.0     51.85    -72.73
 5760.0     51.72    -74.72
 5780.0     51.60    -76.68
 5800.0     51.48    -78.61
 5820.0     51.35    -80.53
 5840.0     51.21    -82.48
 5860.0     51.07    -84.51
 5880.0     50.99    -87.92
 5900.0     50.83    -90.55
 5920.0     50.68    -93.21
 5940.0     50.56    -95.86
 5960.0     50.44    -98.47
 5980.0     50.34   -101.03
 6000.0     50.25   -103.53
 6020.0     50.15   -105.98
 6040.0     50.06   -108.41
 6060.0     49.97   -110.82
 6080.0     49.88   -113.22
 6100.0     49.78   -115.65
 6120.0     49.68   -118.12
 6140.0     49.60   -120.63
 6160.0     49.52   -123.16
 6180.0     49.45   -125.68
 6200.0     49.39   -128.18
 6220.0     49.34   -130.65
 6240.0     49.30   -133.05
 6260.0     49.25   -135.41
 6280.0     49.20   -137.75
 6300.0     49.15   -140.08
 6320.0     49.10   -142.41
 6340.0     49.06   -144.74
 6360.0     49.01   -147.07
 6380.0     48.97   -149.39
 6400.0     48.94   -151.71
 6420.0     48.91   -153.99
 6440.0     48.88   -156.25
 6420.8     48.91   -154.07];


beta=linspace(0.3,0.5,20);
R=exp(-1./beta)


%phaseXbeta h=70
plot(A03(:,1),A03(:,3),'r'),hold on
plot(A03(:,1),A04(:,3),'g')
plot(A03(:,1),A05(:,3),'b')

%phaseXaltura =beta=0.3
plot(A03(:,1),A70(:,3),'r'),hold on
plot(A03(:,1),A75(:,3),'g')
plot(A03(:,1),A80(:,3),'b')


%ampxbeta h=70

plot(A03(:,1),A03(:,2),'r'),hold on
plot(A03(:,1),A04(:,2),'g')
plot(A03(:,1),A05(:,2),'b')



%ampxh beta=0.3
plot(A03(:,1),A70(:,2),'r'),hold on
plot(A03(:,1),A75(:,2),'g')
plot(A03(:,1),A80(:,2),'b')
